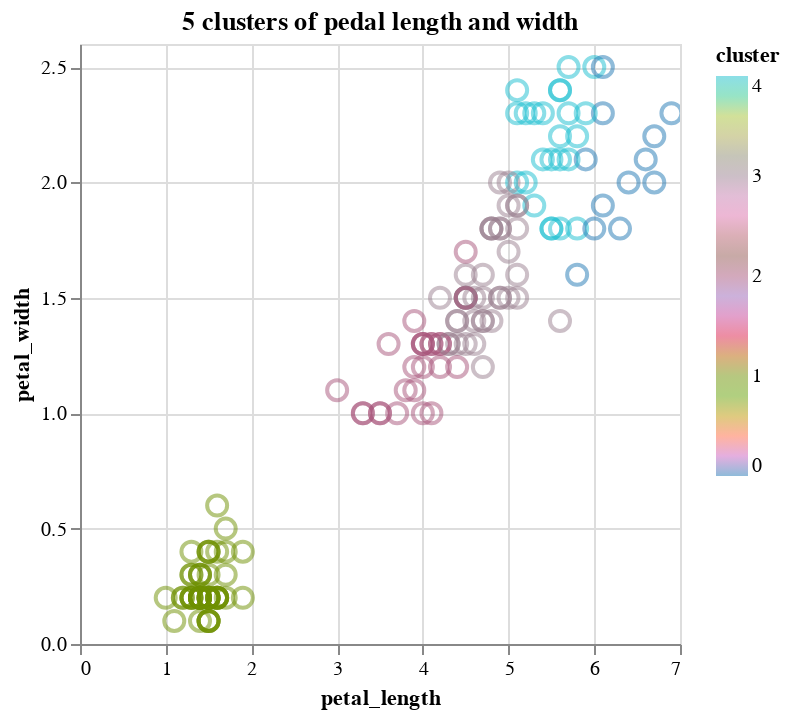

The cell this chart's notebook holds for it:
### Code cell
petal_cluster = alt.Chart(df).mark_point(size=100, opacity=0.5).encode(
    x='petal_length:Q',
    y='petal_width:Q',
    # color=alt.Color('cluster:N', scale=alt.Scale(scheme='category10'))，
    color=alt.condition(brush, 'cluster', alt.ColorValue('gray'), scale=alt.Scale(scheme='category10')),
    tooltip=['petal_length','petal_width','class', 'cluster'],
).add_params(
    brush
).interactive(False).properties(
        title='5 clusters of pedal length and width'
    )

petal_cluster

### Figure 1 — Vega-Lite specification as saved in the notebook (floating-point values rounded to 4 significant figures; data arrays with more than 128 entries replaced by an {"elided": "..."} marker saying what was removed)
{"config": {"view": {"continuousWidth": 300, "continuousHeight": 300}}, "data": {"name": "data-a00e14a9f0962d684a82316ffc1569e2"}, "mark": {"type": "point", "opacity": 0.5, "size": 100}, "encoding": {"color": {"condition": {"field": "cluster", "scale": {"scheme": "category10"}, "type": "quantitative", "param": "param_9"}, "value": "gray"}, "tooltip": [{"field": "petal_length", "type": "quantitative"}, {"field": "petal_width", "type": "quantitative"}, {"field": "class", "type": "nominal"}, {"field": "cluster", "type": "quantitative"}], "x": {"field": "petal_length", "type": "quantitative"}, "y": {"field": "petal_width", "type": "quantitative"}}, "params": [{"name": "param_9", "select": {"type": "interval", "resolve": "global"}}, {"name": "param_12", "select": {"type": "interval", "encodings": ["x", "y"]}, "bind": "scales"}], "title": "5 clusters of pedal length and width", "$schema": "https://vega.github.io/schema/vega-lite/v5.2.0.json", "datasets": {"data-a00e14a9f0962d684a82316ffc1569e2": {"elided": "150 records"}}}
